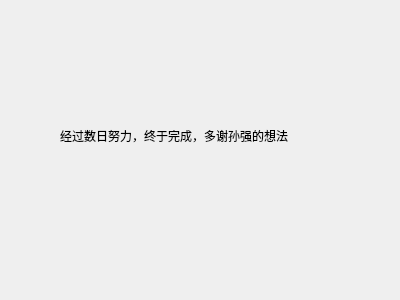
<?xml version="1.0" encoding="UTF-8"?>
<ui version="4.0">
 <class>Form</class>
 <widget class="QWidget" name="Form">
  <property name="geometry">
   <rect>
    <x>0</x>
    <y>0</y>
    <width>400</width>
    <height>300</height>
   </rect>
  </property>
  <property name="windowTitle">
   <string>关于</string>
  </property>
  <widget class="QLabel" name="label">
   <property name="geometry">
    <rect>
     <x>60</x>
     <y>60</y>
     <width>321</width>
     <height>151</height>
    </rect>
   </property>
   <property name="text">
    <string>经过数日努力，终于完成，多谢孙强的想法</string>
   </property>
  </widget>
 </widget>
 <resources/>
 <connections/>
</ui>
